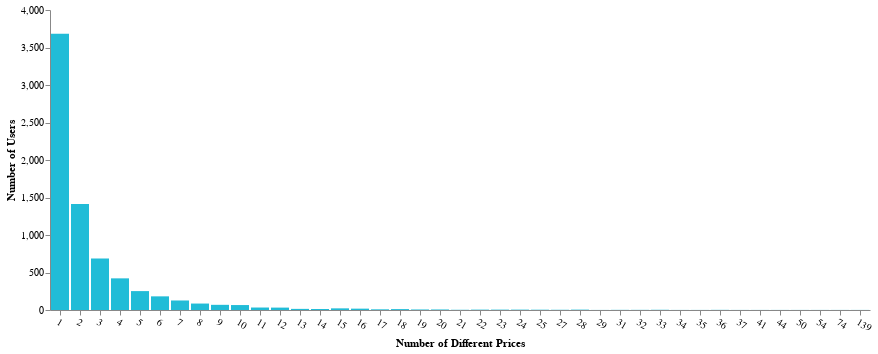

The notebook cell this image was saved under:
### Code cell
cp.n_prices_per_users_df_chart(dp.n_prices_per_users_df)

### Figure 1 — Vega-Lite specification as saved in the notebook (floating-point values rounded to 4 significant figures)
{"config": {"view": {"continuousWidth": 400, "continuousHeight": 300, "strokeOpacity": 0}, "axis": {"grid": false}, "axisX": {"labelAngle": 0}, "mark": {"color": "#21bcd7"}}, "data": {"name": "data-e3ffd2e0cd0da72cf2b9de26d219dbf3"}, "mark": "bar", "encoding": {"tooltip": [{"field": "Number of Different Prices", "type": "quantitative"}, {"field": "Number of Users", "type": "quantitative"}], "x": {"axis": {"labelAngle": 30, "tickBand": "center", "tickCount": 10}, "field": "Number of Different Prices", "type": "nominal"}, "y": {"field": "Number of Users", "type": "quantitative"}}, "height": 300, "$schema": "https://vega.github.io/schema/vega-lite/v4.17.0.json", "datasets": {"data-e3ffd2e0cd0da72cf2b9de26d219dbf3": [{"Number of Different Prices": 1, "Number of Users": 3685}, {"Number of Different Prices": 2, "Number of Users": 1413}, {"Number of Different Prices": 3, "Number of Users": 687}, {"Number of Different Prices": 4, "Number of Users": 422}, {"Number of Different Prices": 5, "Number of Users": 252}, {"Number of Different Prices": 6, "Number of Users": 182}, {"Number of Different Prices": 7, "Number of Users": 127}, {"Number of Different Prices": 8, "Number of Users": 86}, {"Number of Different Prices": 9, "Number of Users": 69}, {"Number of Different Prices": 10, "Number of Users": 66}, {"Number of Different Prices": 11, "Number of Users": 33}, {"Number of Different Prices": 12, "Number of Users": 32}, {"Number of Different Prices": 13, "Number of Users": 15}, {"Number of Different Prices": 14, "Number of Users": 13}, {"Number of Different Prices": 15, "Number of Users": 22}, {"Number of Different Prices": 16, "Number of Users": 18}, {"Number of Different Prices": 17, "Number of Users": 9}, {"Number of Different Prices": 18, "Number of Users": 12}, {"Number of Different Prices": 19, "Number of Users": 7}, {"Number of Different Prices": 20, "Number of Users": 7}, {"Number of Different Prices": 21, "Number of Users": 3}, {"Number of Different Prices": 22, "Number of Users": 5}, {"Number of Different Prices": 23, "Number of Users": 5}, {"Number of Different Prices": 24, "Number of Users": 5}, {"Number of Different Prices": 25, "Number of Users": 4}, {"Number of Different Prices": 27, "Number of Users": 3}, {"Number of Different Prices": 28, "Number of Users": 5}, {"Number of Different Prices": 29, "Number of Users": 1}, {"Number of Different Prices": 31, "Number of Users": 2}, {"Number of Different Prices": 32, "Number of Users": 2}, {"Number of Different Prices": 33, "Number of Users": 3}, {"Number of Different Prices": 34, "Number of Users": 1}, {"Number of Different Prices": 35, "Number of Users": 1}, {"Number of Different Prices": 36, "Number of Users": 2}, {"Number of Different Prices": 37, "Number of Users": 1}, {"Number of Different Prices": 41, "Number of Users": 1}, {"Number of Different Prices": 44, "Number of Users": 1}, {"Number of Different Prices": 50, "Number of Users": 1}, {"Number of Different Prices": 54, "Number of Users": 1}, {"Number of Different Prices": 74, "Number of Users": 1}, {"Number of Different Prices": 139, "Number of Users": 1}]}}
